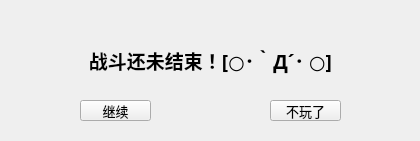
<?xml version="1.0" encoding="UTF-8"?>
<ui version="4.0">
 <class>nextWave</class>
 <widget class="QWidget" name="nextWave">
  <property name="geometry">
   <rect>
    <x>0</x>
    <y>0</y>
    <width>420</width>
    <height>141</height>
   </rect>
  </property>
  <property name="windowTitle">
   <string>Form</string>
  </property>
  <widget class="QStackedWidget" name="stackedWidget">
   <property name="geometry">
    <rect>
     <x>0</x>
     <y>0</y>
     <width>421</width>
     <height>141</height>
    </rect>
   </property>
   <property name="currentIndex">
    <number>2</number>
   </property>
   <widget class="QWidget" name="page">
    <widget class="QPushButton" name="pushButton">
     <property name="geometry">
      <rect>
       <x>50</x>
       <y>100</y>
       <width>70</width>
       <height>20</height>
      </rect>
     </property>
     <property name="font">
      <font>
       <family>微软雅黑</family>
       <pointsize>10</pointsize>
       <bold>false</bold>
      </font>
     </property>
     <property name="text">
      <string>确定</string>
     </property>
    </widget>
    <widget class="QPushButton" name="pushButton_3">
     <property name="geometry">
      <rect>
       <x>300</x>
       <y>100</y>
       <width>71</width>
       <height>21</height>
      </rect>
     </property>
     <property name="font">
      <font>
       <family>微软雅黑</family>
       <pointsize>10</pointsize>
       <bold>false</bold>
      </font>
     </property>
     <property name="text">
      <string>再等等</string>
     </property>
    </widget>
    <widget class="QLabel" name="label">
     <property name="geometry">
      <rect>
       <x>0</x>
       <y>20</y>
       <width>421</width>
       <height>81</height>
      </rect>
     </property>
     <property name="font">
      <font>
       <family>微软雅黑</family>
       <pointsize>14</pointsize>
       <bold>true</bold>
      </font>
     </property>
     <property name="text">
      <string>你确定要进入下一波吗~？(｀・ω・´)</string>
     </property>
     <property name="alignment">
      <set>Qt::AlignCenter</set>
     </property>
    </widget>
    <widget class="QPushButton" name="pushButton_6">
     <property name="geometry">
      <rect>
       <x>175</x>
       <y>100</y>
       <width>71</width>
       <height>21</height>
      </rect>
     </property>
     <property name="font">
      <font>
       <family>微软雅黑</family>
       <pointsize>10</pointsize>
       <bold>false</bold>
      </font>
     </property>
     <property name="text">
      <string>不玩了</string>
     </property>
    </widget>
   </widget>
   <widget class="QWidget" name="page_2">
    <widget class="QLabel" name="label_2">
     <property name="geometry">
      <rect>
       <x>0</x>
       <y>30</y>
       <width>421</width>
       <height>81</height>
      </rect>
     </property>
     <property name="font">
      <font>
       <family>微软雅黑</family>
       <pointsize>14</pointsize>
       <bold>true</bold>
      </font>
     </property>
     <property name="text">
      <string>第%d波要开始了！[○･｀Д´･ ○]</string>
     </property>
     <property name="alignment">
      <set>Qt::AlignCenter</set>
     </property>
    </widget>
   </widget>
   <widget class="QWidget" name="page_3">
    <widget class="QLabel" name="label_3">
     <property name="geometry">
      <rect>
       <x>0</x>
       <y>20</y>
       <width>421</width>
       <height>81</height>
      </rect>
     </property>
     <property name="font">
      <font>
       <family>微软雅黑</family>
       <pointsize>14</pointsize>
       <bold>true</bold>
      </font>
     </property>
     <property name="text">
      <string>战斗还未结束！[○･｀Д´･ ○]</string>
     </property>
     <property name="alignment">
      <set>Qt::AlignCenter</set>
     </property>
    </widget>
    <widget class="QPushButton" name="pushButton_2">
     <property name="geometry">
      <rect>
       <x>80</x>
       <y>100</y>
       <width>71</width>
       <height>21</height>
      </rect>
     </property>
     <property name="font">
      <font>
       <family>微软雅黑</family>
       <pointsize>10</pointsize>
       <bold>false</bold>
      </font>
     </property>
     <property name="text">
      <string>继续</string>
     </property>
    </widget>
    <widget class="QPushButton" name="pushButton_4">
     <property name="geometry">
      <rect>
       <x>270</x>
       <y>100</y>
       <width>71</width>
       <height>21</height>
      </rect>
     </property>
     <property name="font">
      <font>
       <family>微软雅黑</family>
       <pointsize>10</pointsize>
       <bold>false</bold>
      </font>
     </property>
     <property name="text">
      <string>不玩了</string>
     </property>
    </widget>
   </widget>
   <widget class="QWidget" name="page_4">
    <widget class="QLabel" name="label_4">
     <property name="geometry">
      <rect>
       <x>0</x>
       <y>30</y>
       <width>421</width>
       <height>81</height>
      </rect>
     </property>
     <property name="font">
      <font>
       <family>微软雅黑</family>
       <pointsize>14</pointsize>
       <bold>true</bold>
      </font>
     </property>
     <property name="text">
      <string>非常遗憾，请下次再来挑战吧。( ´•̥̥̥ω•̥̥̥` )</string>
     </property>
     <property name="alignment">
      <set>Qt::AlignCenter</set>
     </property>
    </widget>
    <widget class="QPushButton" name="pushButton_5">
     <property name="geometry">
      <rect>
       <x>170</x>
       <y>100</y>
       <width>71</width>
       <height>21</height>
      </rect>
     </property>
     <property name="font">
      <font>
       <family>微软雅黑</family>
       <pointsize>10</pointsize>
       <bold>false</bold>
      </font>
     </property>
     <property name="text">
      <string>好......</string>
     </property>
    </widget>
   </widget>
  </widget>
 </widget>
 <resources/>
 <connections/>
</ui>
